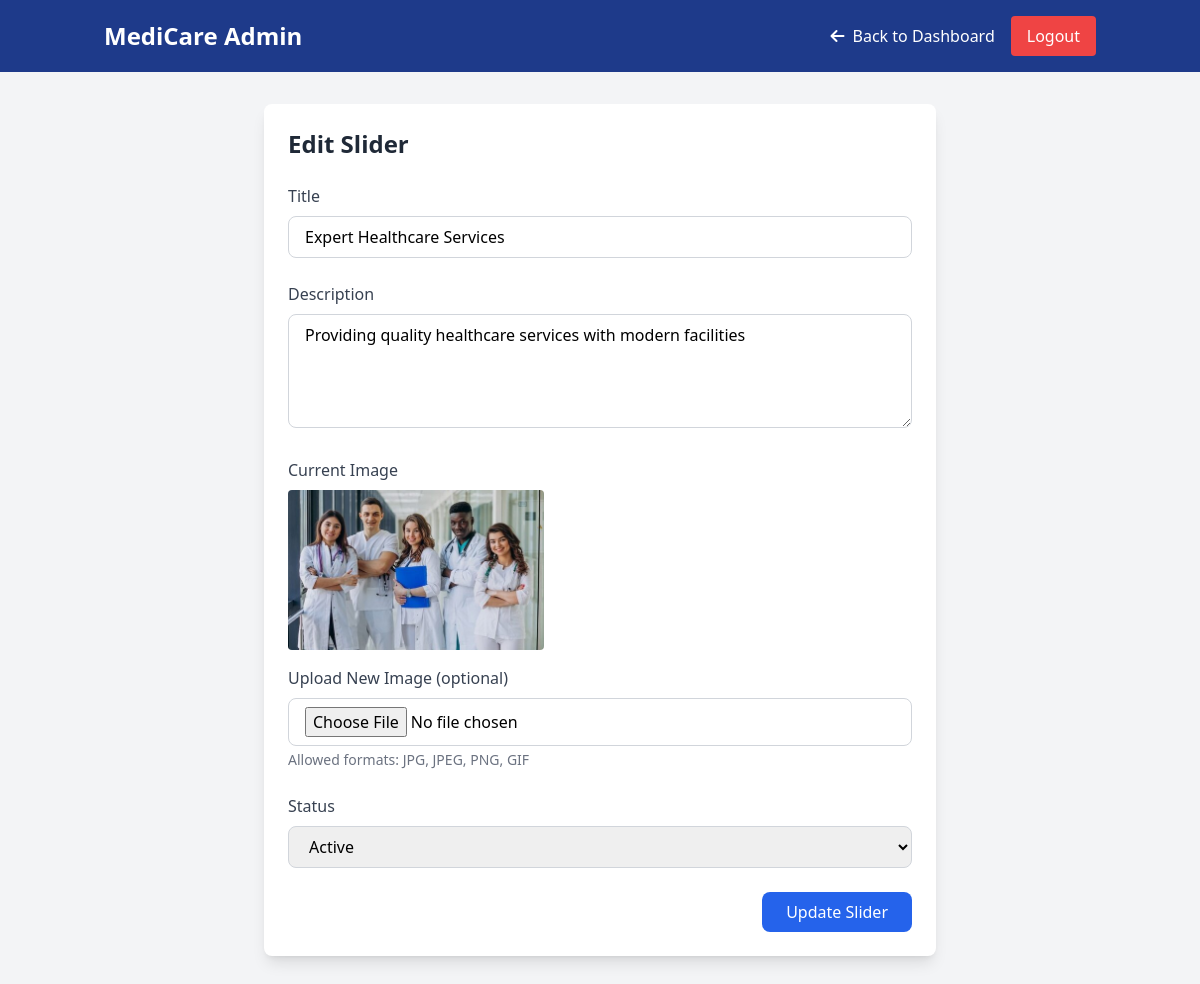
Page /admin/edit_slider.php?id=1 (signed in) on the committed database.
### tables this page shows
CREATE TABLE `sliders` (
  `id` int(11) NOT NULL,
  `title` varchar(200) DEFAULT NULL,
  `description` text DEFAULT NULL,
  `image_path` varchar(255) NOT NULL,
  `link` varchar(255) DEFAULT NULL,
  `status` tinyint(1) DEFAULT 1,
  `created_at` timestamp NOT NULL DEFAULT current_timestamp()
);

### db_connect.php (called while the page is built, shortened)
<?php
class database
{
	protected $_link, $_result, $_numRows, $inserted;
	public $host = 'localhost';
	public $username = 'root';
	public $password = '';
	public $db = 'medicare_db';
	public function __construct()
	{
        $this->_link = mysqli_connect($this->host, $this->username, $this->password) or die(mysqli_error()." Error in Connection.");
        mysqli_select_db($this->_link,$this->db) or die(mysqli_error()." Database is not Connected.");
	}
	public function query($sql)
	{
		return $this->_result = mysqli_query($this->_link,$sql);
	}
	public function row()
	{
		 $row = mysqli_fetch_array($this->_result);
		return $row;
	}
}
?>

### admin/edit_slider.php (the view, shortened to what this page needs)
<?php
require_once('../db_connect.php');
$obj = new database();
if (isset($_GET['id'])) {
    $id = $obj->validate($_GET['id']);
    $query = $obj->query("SELECT * FROM sliders WHERE id = '$id'");
    $slider = $obj->row();
} else {
    header('Location: dashboard.php');
    exit;
}
?>
<!DOCTYPE html>
<html lang="en">
<head>
    <script src="https://cdn.tailwindcss.com"></script>
    <link rel="stylesheet" href="https://cdnjs.cloudflare.com/ajax/libs/font-awesome/6.0.0/css/all.min.css">
</head>
<body class="bg-gray-100">
    <header class="bg-blue-900 text-white">
        <div class="container mx-auto px-4 py-4">
            <div class="flex justify-between items-center">
                <h1 class="text-2xl font-bold">MediCare Admin</h1>
                <div class="flex items-center space-x-4">
                    <a href="dashboard.php" class="text-white hover:text-blue-200">
                        <i class="fas fa-arrow-left mr-2"></i>Back to Dashboard
                    </a>
                    <a href="logout.php" class="bg-red-500 text-white px-4 py-2 rounded hover:bg-red-600">Logout</a>
                </div>
            </div>
        </div>
    </header>
    <main class="container mx-auto px-4 py-8">
        <div class="max-w-2xl mx-auto bg-white rounded-lg shadow-lg p-6">
            <h2 class="text-2xl font-bold text-gray-800 mb-6">Edit Slider</h2>
            <form method="POST" enctype="multipart/form-data" class="space-y-6">
                <div>
                    <label for="title" class="block text-gray-700 font-medium mb-2">Title</label>
                    <input type="text" id="title" name="title" value="<?php echo htmlspecialchars($slider['title']); ?>" required
                        class="w-full px-4 py-2 border border-gray-300 rounded-lg focus:outline-none focus:ring-2 focus:ring-blue-500">
                </div>
                <div>
                    <label for="description" class="block text-gray-700 font-medium mb-2">Description</label>
                    <textarea id="description" name="description" rows="4"
                        class="w-full px-4 py-2 border border-gray-300 rounded-lg focus:outline-none focus:ring-2 focus:ring-blue-500"
                    ><?php echo htmlspecialchars($slider['description']); ?></textarea>
                </div>
                <div>
                    <label for="image" class="block text-gray-700 font-medium mb-2">Current Image</label>
                    <img src="../<?php echo htmlspecialchars($slider['image_path']); ?>"
                         alt="Current Slider Image"
                         class="w-64 h-40 object-cover rounded mb-4">
                    <label for="image" class="block text-gray-700 font-medium mb-2">Upload New Image (optional)</label>
                    <input type="file" id="image" name="image" accept="image/*"
                        class="w-full px-4 py-2 border border-gray-300 rounded-lg focus:outline-none focus:ring-2 focus:ring-blue-500">
                    <p class="text-sm text-gray-500 mt-1">Allowed formats: JPG, JPEG, PNG, GIF</p>
                </div>
                <div>
                    <label for="status" class="block text-gray-700 font-medium mb-2">Status</label>
                    <select id="status" name="status" required
                        class="w-full px-4 py-2 border border-gray-300 rounded-lg focus:outline-none focus:ring-2 focus:ring-blue-500">
                        <option value="active" <?php echo $slider['status'] === 'active' ? 'selected' : ''; ?>>Active</option>
                    </select>
                </div>
                <div class="flex justify-end">
                    <button type="submit"
                        class="bg-blue-600 text-white py-2 px-6 rounded-lg hover:bg-blue-700 transition duration-300">
                        Update Slider
                    </button>
                </div>
            </form>
        </div>
    </main>
</body>
</html>

### rows in the picture
sliders: title "Expert Healthcare Services", description "Providing quality healthcare services with modern facilities", image_path (picture)
